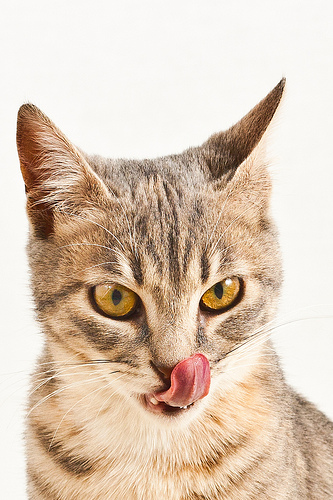
#> input picture Homework/data/cc_cat.png, 333 x 500 px
$ jupyter execute --allow-errors 'Homework Week 3.ipynb'   (Python 2 division)
#> lines starting #> are read from the running program, lines starting #| are printed output that depends on the picture; after the words box and inside, x2 and y2 are one past the last pixel; in counts of white or black regions, pixels touching at a corner belong together
### Homework Week 3
Media Practices: Programming
This assignment is mostly about branching and looping.

If we list all the natural numbers below 10 that are multiples of 3 or 5, we get 3, 5, 6 and 9. The sum of these multiples is 23.

Find the sum of all the multiples of 3 or 5 below 1000.

[cell 1]
def is_multiple_of_3(number):
    if (number % 3) == 0:
        return True
    return False
def is_multiple_of_5(number):
    if (number % 5) == 0:
        return True
    return False

total = 0
for num in range(1,1000,1):
    if (is_multiple_of_3(num) or is_multiple_of_5(num)):
        total += num # total = total + num
print total

Write a program that prints the numbers from 1 to 100. But for multiples of three print “Fizz” instead of the number and for the multiples of five print “Buzz”. For numbers which are multiples of both three and five print “FizzBuzz”.

[cell 2]
def fizzbuzz(max_num):
    """Your code goes below here"""
#> called with max_num = 100
    for number_sample in range(1,max_num+1,1):
        print number_sample,
        divides_by_3 = is_multiple_of_3(number_sample)
        divides_by_5 = is_multiple_of_5(number_sample)

        if ( divides_by_3 & divides_by_5):
            print "FizzBuzz"
        elif (divides_by_3):
            print "Fizz"
        elif (divides_by_5):
            print "Buzz"
        else:
            print


fizzbuzz(100)

Write a fibonacci() function that takes n as its argument and returns the nth fibonacci #
F0 = 0
F1 = 1
Fn = Fn-1 + Fn-2 (So F2 = F1 + F0 = 1 + 0 = 1, F3 = F2 + F1 = 1 + 1 = 2,...)

[cell 3]
def fibonacci(n):
    """Your code goes below here"""
#> called with n = 0
    first = 0
    second = 1
    result = 0
    for fib in range(n):
        lower_term = first
        upper_term = second
        result = lower_term + upper_term
        first = upper_term
        second = result
    return result

print fibonacci(0)
print fibonacci(1)
print fibonacci(2)
print fibonacci(3)
print fibonacci(4)
print fibonacci(5)
print fibonacci(6)
print fibonacci(7)
print fibonacci(8)

use open and readlines() to read data/wine.txt into an array
print all the four star reviews without any stars
print the star ratings of all the reviews with the word "good" in them

#> (a cell that did not finish here is left out)

For the rest you are going to make extensive use of the [PIL Documentation](http://pillow.readthedocs.org/en/latest/index.html)

Image blur
read data/cc_cat.png in as a PIL Image (this is the source)
make a new blank image the same size as the original (this will hold the result
use load() to get the pixel arrays for both images
blur the contents of the source image by averaging the 8 values around each pixel and writing that value into the corresponding pixel in the result image
Since the source is a color image, "averaging" a pixel value involves getting the average value of each R,G,B value for the pixel
For pixels that don't have 8 neighbors, just average the neighbors it does have

[cell 5]
from PIL import Image

def blur(pixel_array):
    red_sum = 0
    green_sum = 0
    blue_sum = 0
    pixel_count = 0
    for pixel in pixel_array:
        red_sum += pixel[0]
        green_sum += pixel[1]
        blue_sum += pixel[2]
        pixel_count += 1
    if pixel_count == 0:
        return (0,0,0)
    else:
        return (red_sum/pixel_count, green_sum/pixel_count, blue_sum/pixel_count )


cat_pic = Image.open("data/cc_cat.png")
#> cat_pic is the input picture: PIL image 333x500 RGB; mean R, G, B 218.9, 199.7, 181.5
print cat_pic
#| <PIL.PngImagePlugin.PngImageFile image mode=RGB size=333x500 at 0x7F160A6A1E50>
print cat_pic.width, cat_pic.height
#| 333 500
w,h = cat_pic.size
#> w = 333; h = 500
print w, h
#| 333 500
blurry_cat = Image.new('RGB', size=(cat_pic.width, cat_pic.height))
#> blurry_cat: PIL image 333x500 RGB; every value is 0
pixels = cat_pic.load()
blurry_pixels = blurry_cat.load()
for row in range(cat_pic.height):
    for col in range(cat_pic.width):
        #this_pixel = pixels[col,row]
        #print col, cat_pic.width, cat_pic.width-col
        if (col == 0):
            if (row == 0):
                # upper left corner
                neighbors = [
                     pixels[col+1,row],
                     pixels[col,row+1], pixels[col+1,row+1] ]
            elif (row == cat_pic.height -1):
                # lower left coner
                neighbors = [ pixels[col,row-1], pixels[col+1,row-1],
                     pixels[col+1,row] ]
            else:
                # left side
                neighbors = [ pixels[col,row-1], pixels[col+1,row-1],
                     pixels[col+1,row],
                     pixels[col,row+1], pixels[col+1,row+1] ]
        elif (col == cat_pic.width - 1):
            if (row == 0):
                # upper right corner
                neighbors = [ pixels[col-1,row],
                     pixels[col-1,row+1], pixels[col,row+1] ]
            elif (row == cat_pic.height -1):
                #lower right corner
                neighbors = [ pixels[col-1,row-1], pixels[col,row-1],
                     pixels[col-1,row], ]
            else:
                # right side
                neighbors = [ pixels[col-1,row-1], pixels[col,row-1],
                     pixels[col-1,row],
                     pixels[col-1,row+1], pixels[col,row+1]]

        else:
            if (row == 0):
                # top row
                neighbors = [ pixels[col-1,row], pixels[col+1,row],
                     pixels[col-1,row+1], pixels[col,row+1], pixels[col+1,row+1] ]
            elif (row == cat_pic.height -1):
                # bottom row
                neighbors = [ pixels[col-1,row-1], pixels[col,row-1], pixels[col+1,row-1],
                     pixels[col-1,row], pixels[col+1,row] ]
            else:
                neighbors = [ pixels[col-1,row-1], pixels[col,row-1], pixels[col+1,row-1],
                     pixels[col-1,row], pixels[col+1,row],
                     pixels[col-1,row+1], pixels[col,row+1], pixels[col+1,row+1] ]

        blurry_pixels[col,row] = blur(neighbors)
        # [5 lines of commented-out code are left out]
blurry_cat.show()
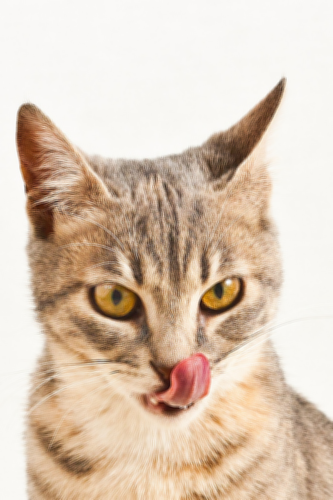
#> shown: PIL image 333x500 RGB; mean R, G, B 218.5, 199.3, 181.1

Kaliedescope
Add comments for each line of make_triangle including a comment block describing what the function does

[cell 6]
import numpy as np
from PIL import Image, ImageDraw, ImageOps
filename = "data/cc_cat.png"
import IPython.core.display
testimg = Image.open(filename)
def make_triangle(start_img, save=False):
    """Function description goes here"""
#> called with save = True

    w, h = start_img.size

    inset = (max(w,h) - min(w,h)) / 2
    w, h = start_img.size
    sqrimg = start_img.crop((inset, inset, w-inset, w-inset))
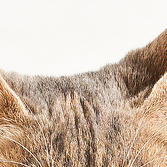
#> sqrimg: PIL image 167x167 RGB; mean R, G, B 205.4, 187.1, 170.6

    w, h = sqrimg.size

    mask = Image.new('1', (w,h))
#> mask: PIL image 167x167 1; every value is 0
    draw = ImageDraw.Draw(mask)

    t_height = w/2 * np.tan(60)

    triangle_negative = [(0,h), (w/2, t_height), (w,h), (0,h)]
    draw.polygon(triangle_negative, fill=255)
    output = ImageOps.fit(sqrimg, mask.size, centering=(0.5, 0.5))
    output.putalpha(mask)
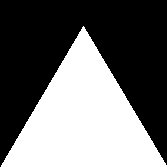
#> mask: PIL image 167x167 1; 42.4% white; 1 white region, box (x1, y1, x2, y2) and area: (1, 26, 167, 167) 11831
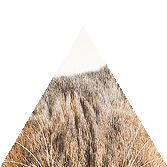
#> output: PIL image 167x167 RGBA; mean R, G, B, A 205.4, 187.1, 170.6, 108.2; transparent parts drawn white

    output = output.crop((0,int(t_height)-15, w, h))
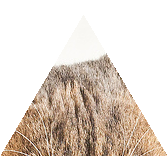
#> output: PIL image 167x156 RGBA; mean R, G, B, A 202.3, 182.8, 165.4, 115.8; transparent parts drawn white
    if save:
        path = 'data/triangle_{}'.format(filename.split('/')[1])
        output.save(path)
        return output, path
    return output
img, path = make_triangle(testimg, True)
IPython.core.display.Image(path)
